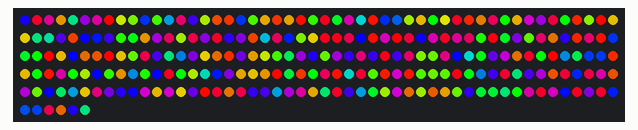
Simulated run of this sketch. Board: Arduino Uno, built with avr-gcc and run on an emulated ATmega328P. On the bench: 256 RGB LEDs in strip order, left to right, continuing on the next row. Random numbers use the default seed unless the sketch sets one.

Above: at 0.1 s.
At 4.9 s:
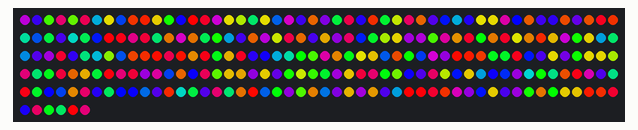
At 9.7 s:
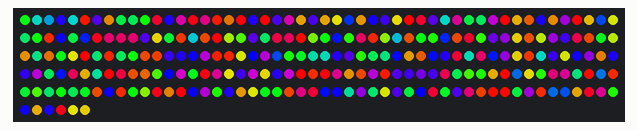
At 19.4 s:
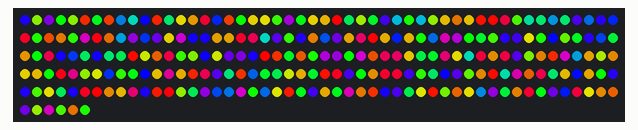
At 29.0 s:
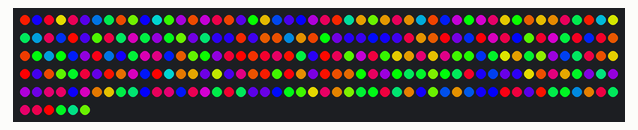
At 39.2 s:
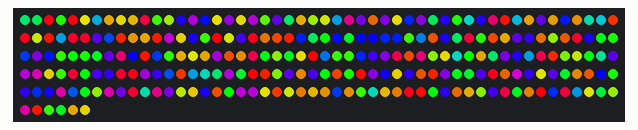

The sketch:

leds_test.ino
```cpp
#include <FastLED.h>

//Matrix size 16 * 16 so
#define NUM_LEDS 256

//Pin for matrix DIN
const int ledPin = 2;

//declare array of leds
CRGB leds[NUM_LEDS];


void setup() {
  //setup leds

  FastLED.addLeds<WS2812B, ledPin, GRB>(leds, NUM_LEDS);
}

void loop() {

  //do loop of all leds to set HSV color for them
  for(int i = 0; i < NUM_LEDS; i++){
    //Randomize hue and
    //set max saturation and brightness to 255

    leds[i] = CHSV(random(256), 255, 255);
  }

  //Use library to show programmed colors
  FastLED.show();

  //delay 500ms to see how color changes
  delay(500);
}
```

Measured:
- what the display in image 1 shows lasts 0.5 s, from 4.9 s to 5.4 s
